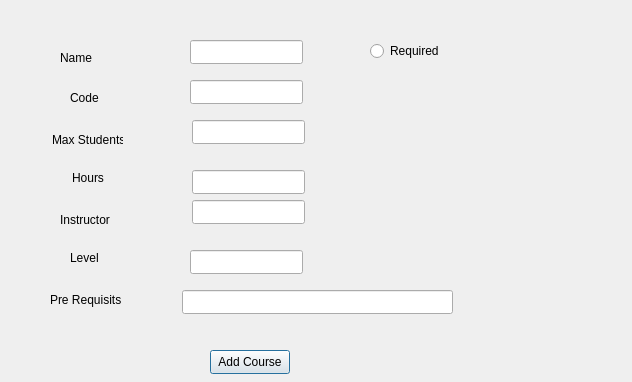
<?xml version="1.0" encoding="UTF-8"?>
<ui version="4.0">
 <class>AddCourse</class>
 <widget class="QDialog" name="AddCourse">
  <property name="geometry">
   <rect>
    <x>0</x>
    <y>0</y>
    <width>632</width>
    <height>382</height>
   </rect>
  </property>
  <property name="windowTitle">
   <string>Dialog</string>
  </property>
  <widget class="QRadioButton" name="Croe">
   <property name="geometry">
    <rect>
     <x>370</x>
     <y>40</y>
     <width>91</width>
     <height>22</height>
    </rect>
   </property>
   <property name="text">
    <string>Required</string>
   </property>
  </widget>
  <widget class="QLineEdit" name="Cname">
   <property name="geometry">
    <rect>
     <x>190</x>
     <y>40</y>
     <width>113</width>
     <height>24</height>
    </rect>
   </property>
  </widget>
  <widget class="QLineEdit" name="Ccode">
   <property name="geometry">
    <rect>
     <x>190</x>
     <y>80</y>
     <width>113</width>
     <height>24</height>
    </rect>
   </property>
  </widget>
  <widget class="QLineEdit" name="CmaxStuds">
   <property name="geometry">
    <rect>
     <x>192</x>
     <y>120</y>
     <width>113</width>
     <height>24</height>
    </rect>
   </property>
  </widget>
  <widget class="QLineEdit" name="Chours">
   <property name="geometry">
    <rect>
     <x>192</x>
     <y>170</y>
     <width>113</width>
     <height>24</height>
    </rect>
   </property>
  </widget>
  <widget class="QLineEdit" name="CpreReqs">
   <property name="geometry">
    <rect>
     <x>182</x>
     <y>290</y>
     <width>271</width>
     <height>24</height>
    </rect>
   </property>
  </widget>
  <widget class="QLineEdit" name="Cinst">
   <property name="geometry">
    <rect>
     <x>192</x>
     <y>200</y>
     <width>113</width>
     <height>24</height>
    </rect>
   </property>
  </widget>
  <widget class="QLabel" name="label">
   <property name="geometry">
    <rect>
     <x>60</x>
     <y>50</y>
     <width>49</width>
     <height>16</height>
    </rect>
   </property>
   <property name="text">
    <string>Name</string>
   </property>
  </widget>
  <widget class="QLabel" name="label_2">
   <property name="geometry">
    <rect>
     <x>70</x>
     <y>90</y>
     <width>31</width>
     <height>16</height>
    </rect>
   </property>
   <property name="text">
    <string>Code</string>
   </property>
  </widget>
  <widget class="QLabel" name="label_4">
   <property name="geometry">
    <rect>
     <x>52</x>
     <y>130</y>
     <width>71</width>
     <height>20</height>
    </rect>
   </property>
   <property name="text">
    <string>Max Students</string>
   </property>
  </widget>
  <widget class="QLabel" name="label_5">
   <property name="geometry">
    <rect>
     <x>72</x>
     <y>170</y>
     <width>49</width>
     <height>16</height>
    </rect>
   </property>
   <property name="text">
    <string>Hours</string>
   </property>
  </widget>
  <widget class="QLabel" name="label_6">
   <property name="geometry">
    <rect>
     <x>50</x>
     <y>290</y>
     <width>71</width>
     <height>20</height>
    </rect>
   </property>
   <property name="text">
    <string>Pre Requisits</string>
   </property>
  </widget>
  <widget class="QLabel" name="label_7">
   <property name="geometry">
    <rect>
     <x>60</x>
     <y>210</y>
     <width>61</width>
     <height>20</height>
    </rect>
   </property>
   <property name="text">
    <string>Instructor</string>
   </property>
  </widget>
  <widget class="QPushButton" name="AddCourseButton">
   <property name="geometry">
    <rect>
     <x>210</x>
     <y>350</y>
     <width>80</width>
     <height>24</height>
    </rect>
   </property>
   <property name="text">
    <string>Add Course</string>
   </property>
  </widget>
  <widget class="QLabel" name="label_8">
   <property name="geometry">
    <rect>
     <x>70</x>
     <y>250</y>
     <width>49</width>
     <height>16</height>
    </rect>
   </property>
   <property name="text">
    <string>Level</string>
   </property>
  </widget>
  <widget class="QLineEdit" name="LevelTXT">
   <property name="geometry">
    <rect>
     <x>190</x>
     <y>250</y>
     <width>113</width>
     <height>24</height>
    </rect>
   </property>
  </widget>
 </widget>
 <resources/>
 <connections/>
</ui>
